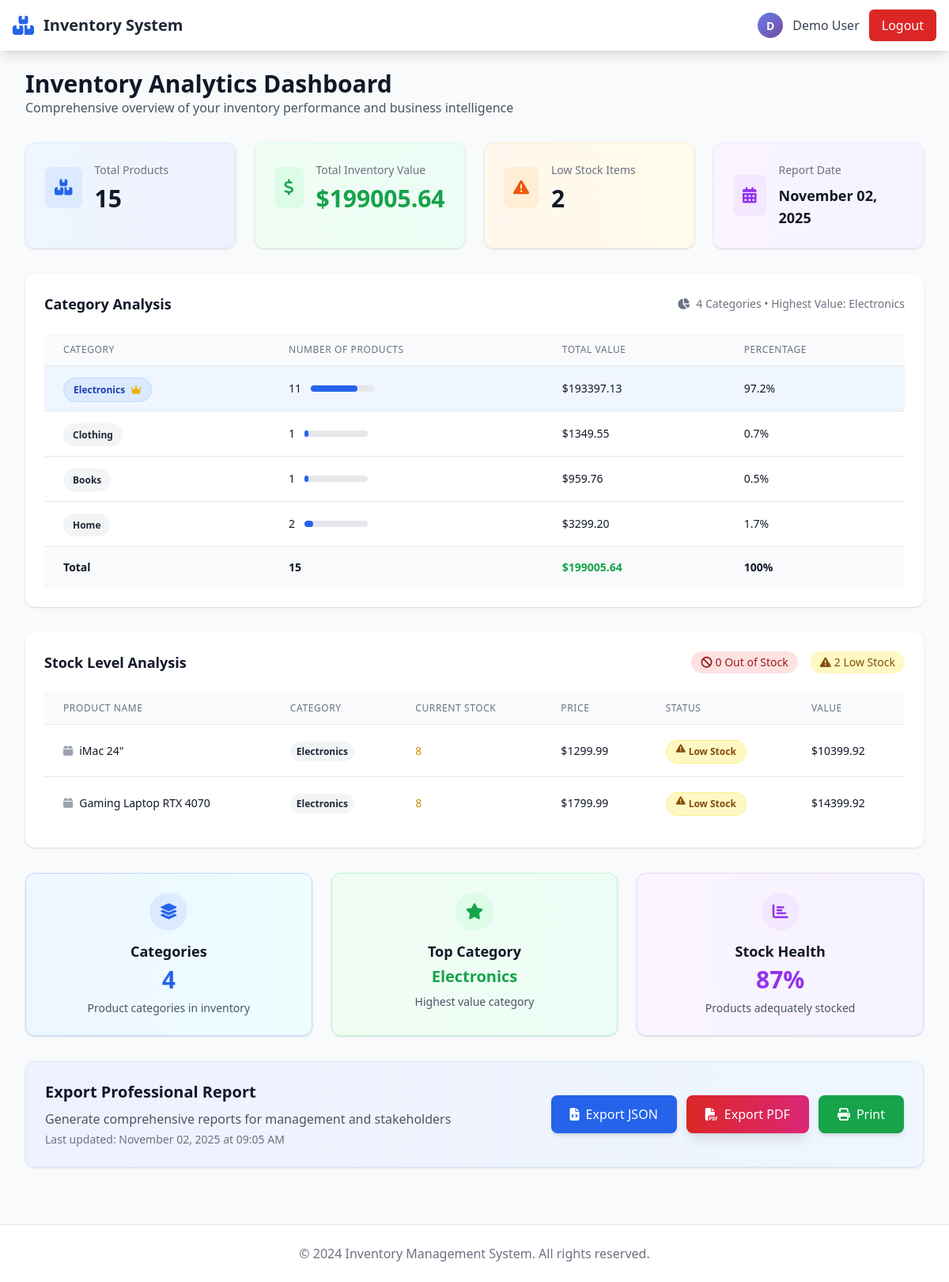
Page /report (signed in) on the earlier database version.
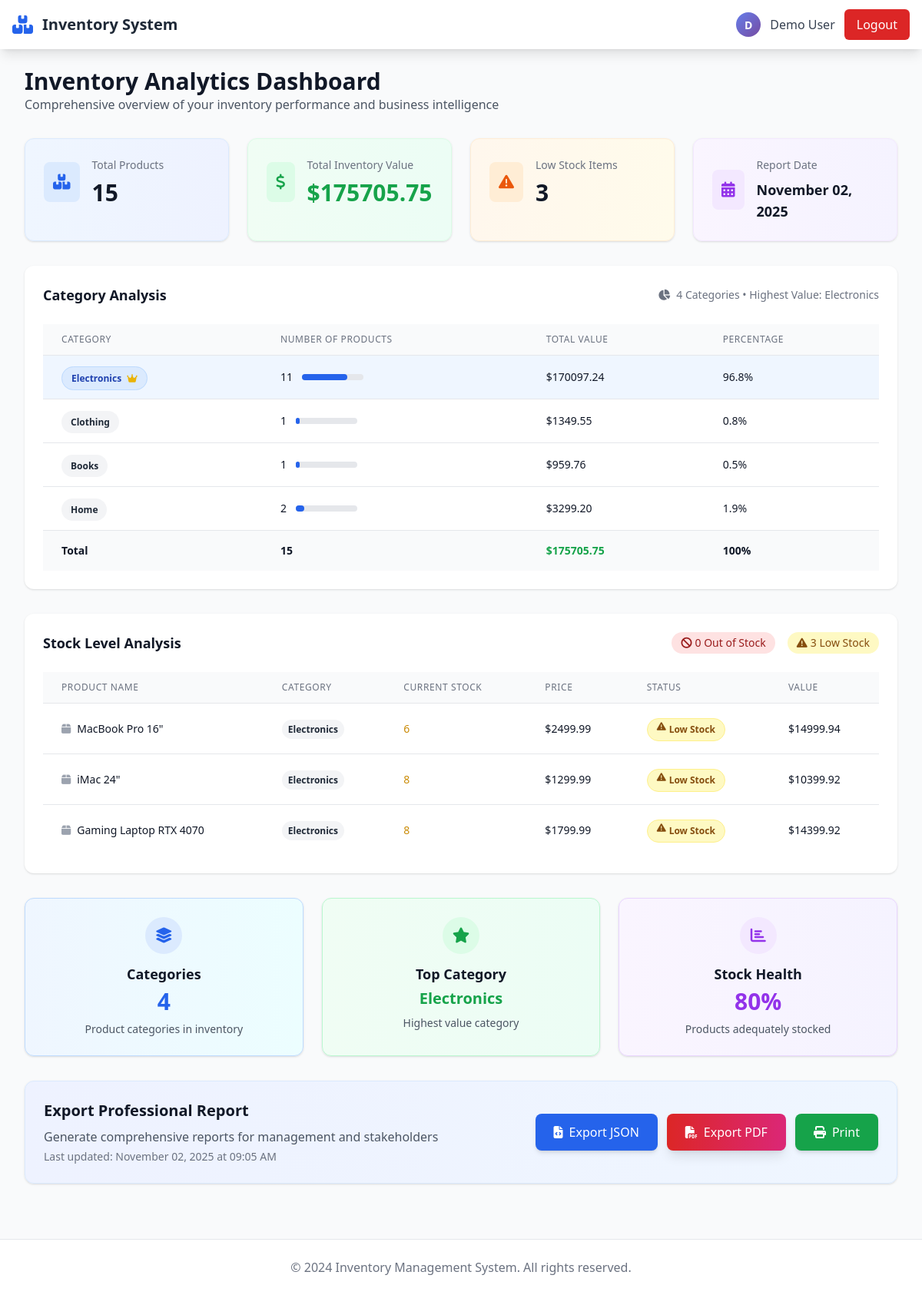
Same page on the later database version.
### app.py (models this page shows)
class Product(db.Model):
    __tablename__ = 'products'
    id = db.Column(db.Integer, primary_key=True)
    name = db.Column(db.String(100), nullable=False)
    category = db.Column(db.String(50), nullable=False)
    price = db.Column(db.Float, nullable=False)
    quantity = db.Column(db.Integer, nullable=False)
    description = db.Column(db.Text)
    created_at = db.Column(db.DateTime, default=datetime.utcnow)
    updated_at = db.Column(db.DateTime, default=datetime.utcnow, onupdate=datetime.utcnow)

### app.py (the view)
@app.route('/report')
def report():
    if 'user_id' not in session:
        return redirect(url_for('login'))
    products = Product.query.all()
    total_count = len(products)
    total_value = sum(p.price * p.quantity for p in products)
    categories = {}
    for p in products:
        if p.category not in categories:
            categories[p.category] = {'count': 0, 'value': 0}
        categories[p.category]['count'] += 1
        categories[p.category]['value'] += p.price * p.quantity
    low_stock_items = Product.query.filter(Product.quantity < 10).all()
    low_stock_items_dict = []
    for item in low_stock_items:
        low_stock_items_dict.append({
            'id': item.id,
            'name': item.name,
            'category': item.category,
            'price': float(item.price),
            'quantity': item.quantity,
            'description': item.description
        })
    highest_value_category = ['', {'value': 0}]
    if categories:
        highest_value_category = max(categories.items(), key=lambda x: x[1]['value'])
    category_stats = {
        'count': len(categories),
        'highest_value': {
            'name': highest_value_category[0],
            'value': highest_value_category[1]['value']
        },
        'total_value': total_value
    }
    low_stock_stats = {
        'total': len(low_stock_items),
        'out_of_stock': len([p for p in low_stock_items if p.quantity == 0]),
        'low_stock': len([p for p in low_stock_items if p.quantity > 0 and p.quantity < 10])
    }
    return render_template(
        'report.html',
        total_count=total_count,
        total_value=total_value,
        categories=categories,
        low_stock_items=low_stock_items,
        low_stock_items_dict=low_stock_items_dict,
        now=datetime.now(),
        category_stats=category_stats,
        low_stock_stats=low_stock_stats,
        highest_value_category=highest_value_category
    )

### templates/report.html (shortened to what the changed rows need)
{% extends "base.html" %}
{% block content %}
<div class="space-y-8" id="report-content">
    <div class="mb-8">
        <h1 class="text-3xl font-bold text-gray-900">Inventory Analytics Dashboard</h1>
    </div>
    <div class="grid grid-cols-1 md:grid-cols-4 gap-6">
        <div class="bg-gradient-to-r from-green-50 to-emerald-50 p-6 rounded-xl shadow border border-green-100">
            <div class="flex items-center">
                <div>
                    <h3 class="text-sm text-gray-500 mb-2">Total Inventory Value</h3>
                    <p class="text-3xl font-bold text-green-600">${{ "%.2f"|format(total_value) }}</p>
                </div>
            </div>
        </div>
        <div class="bg-gradient-to-r from-orange-50 to-amber-50 p-6 rounded-xl shadow border border-orange-100">
            <div class="flex items-center">
                <div>
                    <h3 class="text-sm text-gray-500 mb-2">Low Stock Items</h3>
                    <p class="text-3xl font-bold text-gray-900">{{ low_stock_stats.total }}</p>
                </div>
            </div>
        </div>
    </div>
    <div class="bg-white rounded-xl shadow p-6">
        <div class="flex justify-between items-center mb-6">
            <h2 class="text-lg font-semibold text-gray-900">Category Analysis</h2>
            <div class="flex items-center text-sm text-gray-500">
                <i class="fas fa-chart-pie mr-2"></i>
                <span>{{ category_stats.count }} Categories • Highest Value: {{ highest_value_category[0] }}</span>
            </div>
        </div>
        <div class="overflow-x-auto">
            <table class="min-w-full divide-y divide-gray-200">
                <thead class="bg-gray-50">
                    <tr>
                        <th class="px-6 py-3 text-left text-xs font-medium text-gray-500 uppercase tracking-wider">Category</th>
                        <th class="px-6 py-3 text-left text-xs font-medium text-gray-500 uppercase tracking-wider">Number of Products</th>
                        <th class="px-6 py-3 text-left text-xs font-medium text-gray-500 uppercase tracking-wider">Total Value</th>
                        <th class="px-6 py-3 text-left text-xs font-medium text-gray-500 uppercase tracking-wider">Percentage</th>
                    </tr>
                </thead>
                <tbody class="bg-white divide-y divide-gray-200">
                    {% for category, data in categories.items() %}
                    <tr class="hover:bg-gray-50 transition-colors {% if category == highest_value_category[0] %}bg-blue-50{% endif %}">
                        <td class="px-6 py-4 whitespace-nowrap">
                            <span class="px-3 py-1.5 text-xs font-semibold rounded-full
                                {% if category == highest_value_category[0] %}bg-blue-100 text-blue-800 border border-blue-200
                                {% else %}bg-gray-100 text-gray-800{% endif %}">
                                {{ category or 'Uncategorized' }}
                                {% if category == highest_value_category[0] %}
                                <i class="fas fa-crown ml-1 text-yellow-500"></i>
                                {% endif %}
                            </span>
                        </td>
                        <td class="px-6 py-4 whitespace-nowrap text-sm text-gray-900">
                            <div class="flex items-center">
                                <span class="mr-3 font-medium">{{ data.count }}</span>
                                <div class="w-20 bg-gray-200 rounded-full h-2">
                                    <div class="bg-blue-600 h-2 rounded-full" style="width: {{ (data.count / total_count * 100) if total_count > 0 else 0 }}%"></div>
                                </div>
                            </div>
                        </td>
                        <td class="px-6 py-4 whitespace-nowrap text-sm font-medium text-gray-900">${{ "%.2f"|format(data.value) }}</td>
                        <td class="px-6 py-4 whitespace-nowrap text-sm text-gray-900">
                            {{ "%.1f"|format((data.value / total_value * 100) if total_value > 0 else 0) }}%
                        </td>
                    </tr>
                    {% endfor %}
                </tbody>
                <tfoot class="bg-gray-50">
                    <tr>
                        <td class="px-6 py-4 whitespace-nowrap text-sm font-semibold text-gray-900">Total</td>
                        <td class="px-6 py-4 whitespace-nowrap text-sm font-semibold text-gray-900">{{ total_count }}</td>
                        <td class="px-6 py-4 whitespace-nowrap text-sm font-semibold text-green-600">${{ "%.2f"|format(total_value) }}</td>
                        <td class="px-6 py-4 whitespace-nowrap text-sm font-semibold text-gray-900">100%</td>
                    </tr>
                </tfoot>
            </table>
        </div>
    </div>
    <div class="bg-white rounded-xl shadow p-6">
        <div class="flex justify-between items-center mb-6">
            <h2 class="text-lg font-semibold text-gray-900">Stock Level Analysis</h2>
            {% if low_stock_items %}
            <div class="flex items-center space-x-4 text-sm">
                <span class="bg-red-100 text-red-800 px-3 py-1 rounded-full">
                    <i class="fas fa-ban mr-1"></i>{{ low_stock_stats.out_of_stock }} Out of Stock
                </span>
                <span class="bg-yellow-100 text-yellow-800 px-3 py-1 rounded-full">
                    <i class="fas fa-exclamation-triangle mr-1"></i>{{ low_stock_stats.low_stock }} Low Stock
                </span>
            </div>
            {% endif %}
        </div>
        {% if low_stock_items %}
        <div class="overflow-x-auto">
            <table class="min-w-full divide-y divide-gray-200">
                <thead class="bg-gray-50">
                    <tr>
                        <th class="px-6 py-3 text-left text-xs font-medium text-gray-500 uppercase tracking-wider">Product Name</th>
                        <th class="px-6 py-3 text-left text-xs font-medium text-gray-500 uppercase tracking-wider">Category</th>
                        <th class="px-6 py-3 text-left text-xs font-medium text-gray-500 uppercase tracking-wider">Current Stock</th>
                        <th class="px-6 py-3 text-left text-xs font-medium text-gray-500 uppercase tracking-wider">Price</th>
                        <th class="px-6 py-3 text-left text-xs font-medium text-gray-500 uppercase tracking-wider">Status</th>
                        <th class="px-6 py-3 text-left text-xs font-medium text-gray-500 uppercase tracking-wider">Value</th>
                    </tr>
                </thead>
                <tbody class="bg-white divide-y divide-gray-200">
                    {% for product in low_stock_items %}
                    <tr class="hover:bg-red-50 transition-colors {% if product.quantity == 0 %}bg-red-50{% endif %}">
                        <td class="px-6 py-4 whitespace-nowrap text-sm font-medium text-gray-900">
                            <div class="flex items-center">
                                <i class="fas fa-box mr-2 text-gray-400"></i>
                                {{ product.name }}
                            </div>
                        </td>
                        <td class="px-6 py-4 whitespace-nowrap text-sm text-gray-900">
                            <span class="px-2 py-1 text-xs font-semibold rounded-full bg-gray-100 text-gray-800">
                                {{ product.category or 'General' }}
                            </span>
                        </td>
                        <td class="px-6 py-4 whitespace-nowrap text-sm text-gray-900">
                            <div class="flex items-center">
                                <span class="mr-2 font-medium {% if product.quantity == 0 %}text-red-600{% else %}text-yellow-600{% endif %}">
                                    {{ product.quantity }}
                                </span>
                            </div>
                        </td>
                        <td class="px-6 py-4 whitespace-nowrap text-sm text-gray-900">${{ "%.2f"|format(product.price) }}</td>
                        <td class="px-6 py-4 whitespace-nowrap">
                            {% if product.quantity == 0 %}
                            <span class="px-3 py-1 inline-flex text-xs leading-5 font-semibold rounded-full bg-red-100 text-red-800 border border-red-200">
                                <i class="fas fa-ban mr-1"></i> Out of Stock
                            </span>
                            {% else %}
                            <span class="px-3 py-1 inline-flex text-xs leading-5 font-semibold rounded-full bg-yellow-100 text-yellow-800 border border-yellow-200">
                                <i class="fas fa-exclamation-triangle mr-1"></i> Low Stock
                            </span>
                            {% endif %}
                        </td>
                        <td class="px-6 py-4 whitespace-nowrap text-sm font-medium text-gray-900">
                            ${{ "%.2f"|format(product.price * product.quantity) }}
                        </td>
                    </tr>
                    {% endfor %}
                </tbody>
            </table>
        </div>
        {% endif %}
    </div>
    <div class="grid grid-cols-1 md:grid-cols-3 gap-6">
        <div class="bg-gradient-to-r from-green-50 to-emerald-50 p-6 rounded-xl shadow border border-green-200">
            <div class="text-center">
                <div class="mx-auto flex items-center justify-center h-12 w-12 rounded-full bg-green-100 mb-3">
                    <i class="fas fa-star text-green-600 text-xl"></i>
                </div>
                <h3 class="text-lg font-semibold text-gray-900 mb-1">Top Category</h3>
                <p class="text-xl font-bold text-green-600 truncate">{{ highest_value_category[0] or 'N/A' }}</p>
                <p class="text-sm text-gray-600 mt-2">Highest value category</p>
            </div>
        </div>
        <div class="bg-gradient-to-r from-purple-50 to-violet-50 p-6 rounded-xl shadow border border-purple-200">
            <div class="text-center">
                <div class="mx-auto flex items-center justify-center h-12 w-12 rounded-full bg-purple-100 mb-3">
                    <i class="fas fa-chart-bar text-purple-600 text-xl"></i>
                </div>
                <h3 class="text-lg font-semibold text-gray-900 mb-1">Stock Health</h3>
                <p class="text-3xl font-bold text-purple-600">
                    {{ "%.0f"|format(((total_count - low_stock_stats.total) / total_count * 100) if total_count > 0 else 100) }}%
                </p>
                <p class="text-sm text-gray-600 mt-2">Products adequately stocked</p>
            </div>
        </div>
    </div>
</div>
<div class="bg-gradient-to-r from-indigo-50 to-blue-50 rounded-xl shadow p-6 border border-blue-100 mt-8">
    <div class="flex flex-col lg:flex-row items-center justify-between">
        <div class="mb-4 lg:mb-0 text-center lg:text-left">
            <h2 class="text-xl font-bold text-gray-900 mb-2">Export Professional Report</h2>
        </div>
    </div>
</div>
{% endblock %}

Differences in the rows shown:
now on one of the page's lists (row edited): Product: name "MacBook Pro 16\"", category "Electronics", quantity "6", price "2499.99", product.price*product.quantity "14999.94"
changed Product: value "193397.13" → "170097.24"; value "97.2" → "96.8"
changed Product "Clothing": value "0.7" → "0.8"
changed Product "Home": value "1.7" → "1.9"
Other differences:
{{ "%.2f"|format(total_value) }}: "199005.64" → "175705.75"
{{ low_stock_stats.total }}: "2" → "3"
{{ low_stock_stats.low_stock }}: "2" → "3"
text no longer shown: "87"
text now shown: "80"
